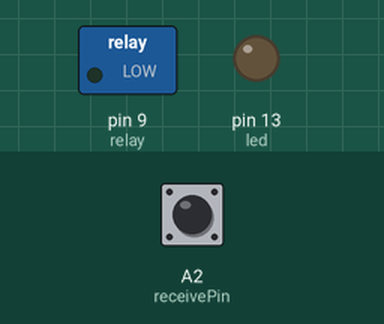
This sketch was run on a simulated Arduino Uno, built with avr-gcc and run on an emulated ATmega328P. Shown: switched loads named in the sketch (green lamp = pin HIGH), output pins drawn as LEDs (lit = HIGH). The test bench sets the inputs (shaded band); at power-on: A2 (receivePin) HIGH.

Above: at 1.2 s.
1.3 s: A2 (receivePin) pulled LOW for 0.15 s
At 2.0 s:
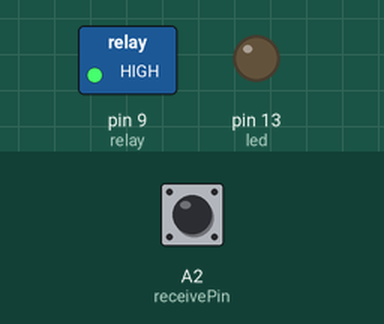
2.9 s: A2 (receivePin) pulled LOW for 1 s
At 3.5 s:
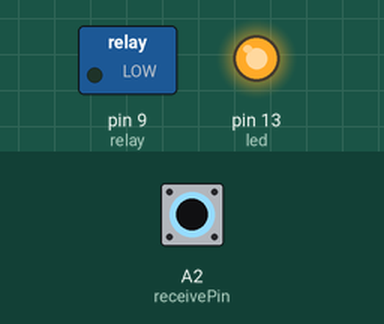
5.4 s: A2 (receivePin) pulled LOW for 3.2 s
At 6.5 s:
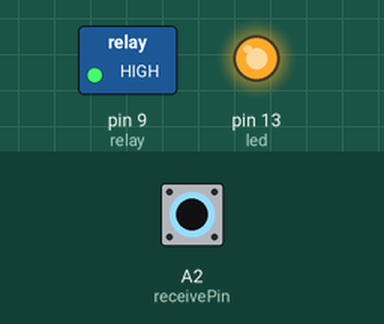
Timing chart, 0 to 10.1 s (numbered marks = the images above; inputs shaded):
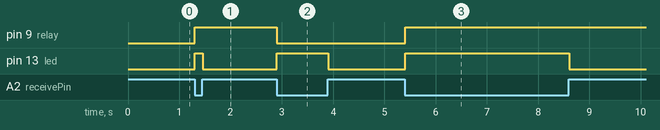

Measured:
- after the input at 1.3 s, pin 9 (relay): LOW → HIGH at once; pin 13 (led): LOW → HIGH at once, → LOW 0.16 s later
- after the input at 2.9 s, pin 9 (relay): HIGH → LOW at once; pin 13 (led): LOW → HIGH at once, → LOW 1.0 s later
- after the input at 5.4 s, pin 9 (relay): LOW → HIGH at once; pin 13 (led): LOW → HIGH at once, → LOW 3.2 s later

The sketch:

cap_sensor_relay.ino
```cpp
#define DEBUG 0
#define HIGHTHRESHOLD 250
#define LOWTHRESHOLD 50

#include <CapacitiveSensor.h>

short sendPin = A5;
short receivePin = A2;

short relay = 9;
short led = 13;

bool relayState = LOW;
bool touched = false;

CapacitiveSensor capSensor = CapacitiveSensor(sendPin, receivePin);
long sensorValue;

void setup() {
  if (DEBUG) Serial.begin(9600);

  pinMode(relay, OUTPUT);
  digitalWrite(relay, LOW);

  pinMode(led, OUTPUT);
  pinMode(led, HIGH);
}

void loop() {
  sensorValue = capSensor.capacitiveSensor(30);

  if (DEBUG) Serial.println(sensorValue);

  if (sensorValue > HIGHTHRESHOLD && !touched) {
    touched = true;
    digitalWrite(led, HIGH);
    relayState = !relayState;
    if (DEBUG) Serial.println("Switched");
    digitalWrite(relay, relayState);
  } else if (sensorValue < LOWTHRESHOLD && touched) {
    touched = false;
    digitalWrite(led, LOW);
  }
  delay(10);
}
```
